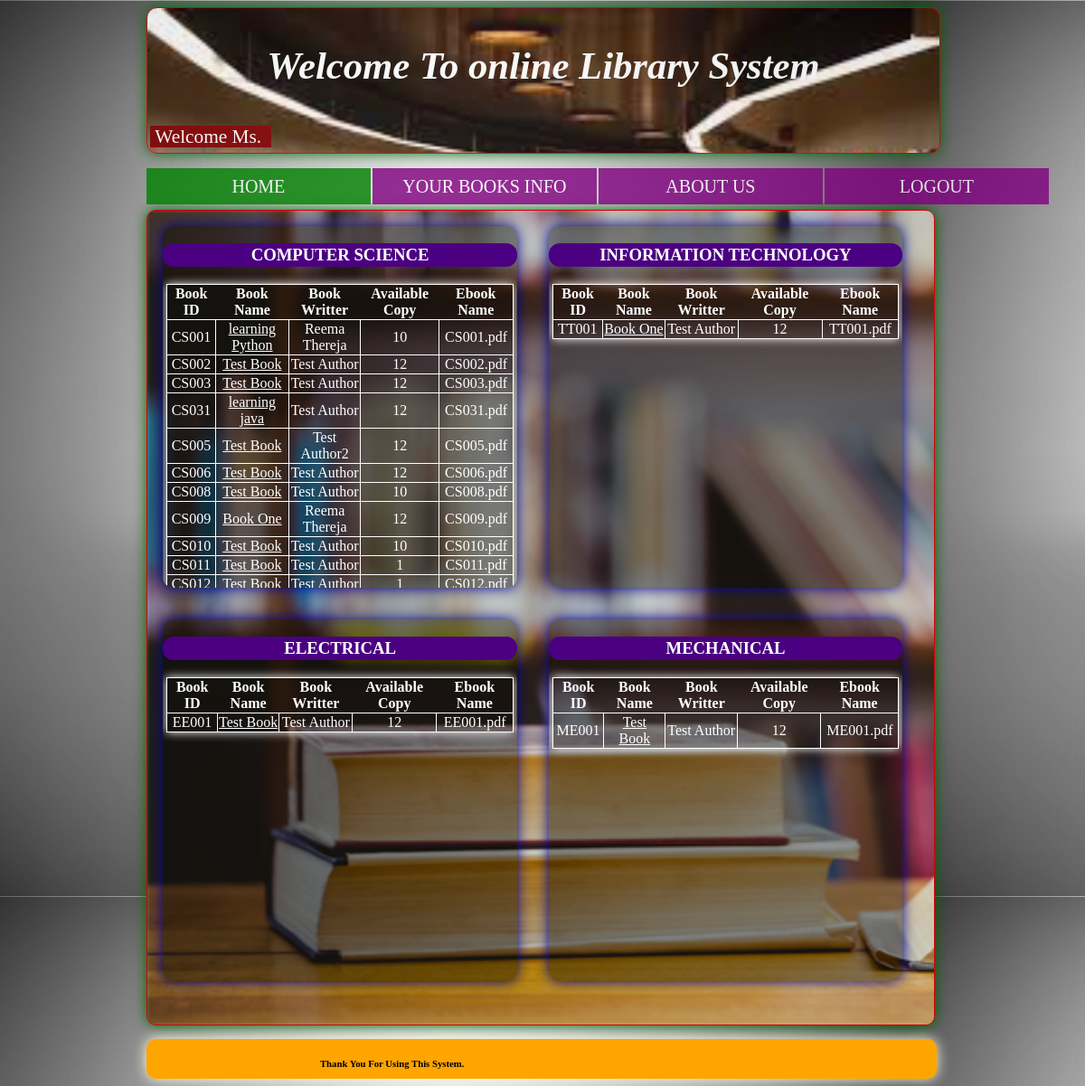
The app's page /sdb.php with its own data.
### tables this page shows
CREATE TABLE `book` (
  `b_id` varchar(255) NOT NULL,
  `booksname` varchar(50) NOT NULL,
  `authorname` varchar(50) NOT NULL,
  `copies` varchar(20) NOT NULL,
  `avl_cpy` int(100) NOT NULL,
  `dept` varchar(50) NOT NULL,
  `file_name` varchar(255) NOT NULL,
  `path` varchar(200) NOT NULL
);

### sdb.php (the view, shortened to what this page needs)
<?php include("conn.php");
$name=$_SESSION["sname"];
$gender=$_SESSION["sgender"];
?>
<!DOCTYPE html>
<html>
<head><title>Student_DashBoard</title></head>
<body>
  <div class="box">
   <table  style =" font-size:16pt"  align="center" width="100%" height="100%">
      <tr>
        <td style="color:white"><h1 align="center"><marquee><i>Welcome To online Library System</i>  </marquee></h1></td>
      </tr>
      <tr>
        <td ><mark style="color:white;background-color:maroon";> &nbsp;Welcome
            <?php if($gender=="m")
                {
                    echo "Mr. ";
                }
               else{
                echo "Ms. ";
               }
            ?><b><?php echo $name; ?> &nbsp;</b></mark></td>
      </tr>
    </table>
  </div>
  <div class="nav">
    <ul>
      <li><a style="background-color: green" href="sdb.php">HOME</a></li>
      <li><a href="sbooks.php">YOUR BOOKS INFO</a></li>
      <li><a href="aboutus.php">ABOUT US</a></li>
      <li><a href="index.php">LOGOUT</a></li>
    </ul>
<br><br>
</div>
  <div class="boxtwo" style="border-radius: 10px; width:73.5%; height:900px; margin-left:13%;margin-top:10px;background-color:white">
    <div class="box-cnt">
      <h3 class="box-cnt-h">COMPUTER SCIENCE</h3>
         <table class="box-table">
                <tr>
                    <th>Book ID</th>
                    <th>Book Name</th>
                    <th>Book Writter</th>
                    <th>Available Copy</th>
                    <th>Ebook Name</th>
                </tr>
            <?php  $data=mysqli_query($conn,"SELECT * FROM `book`");
	              while($row = mysqli_fetch_array($data))
	               {
                      if($row["dept"]=="cse"){
                        echo "<tr>";
                          $bookid_cse=$row["b_id"];
                          $lg1="<a href='view_book.php?id=$bookid_cse'>";
                        echo "<td>" ;echo $row["b_id"]; echo "</td>";
                        echo "<td>";echo "$lg1"; echo $row["booksname"]; echo "</a>"; echo "</td>";
                        echo "<td>"; echo $row["authorname"]; echo "</td>";
                        echo "<td>"; echo $row["avl_cpy"]; echo "</td>";
                        echo "<td>"; echo $row["file_name"]; echo "</td>";
                        echo "</tr>";
                      }
                    }
	            ?>
                </table>
    </div>
    <div class="box-cnt">
      <h3 class="box-cnt-h">INFORMATION TECHNOLOGY</h3>
        <table class="box-table">
                <tr>
                    <th>Book ID</th>
                    <th>Book Name</th>
                    <th>Book Writter</th>
                    <th>Available Copy</th>
                    <th>Ebook Name</th>
                </tr>
            <?php  $data=mysqli_query($conn,"SELECT * FROM `book`");
	              while($row = mysqli_fetch_array($data))
	               {
                      if($row["dept"]=="it"){
                        echo "<tr>";
                          $bookid_it=$row["b_id"];
                          $lg2="<a href='view_book.php?id=$bookid_it'>";
                        echo "<td>" ;echo $row["b_id"]; echo "</td>";
                        echo "<td>";echo "$lg2"; echo $row["booksname"]; echo "</a>"; echo "</td>";
                        echo "<td>"; echo $row["authorname"]; echo "</td>";
                        echo "<td>"; echo $row["avl_cpy"]; echo "</td>";
                        echo "<td>"; echo $row["file_name"]; echo "</td>";
                        echo "</tr>";
                      }
                    }
	            ?>
                </table>
    </div>
      <br/clear="all">
    <div class="box-cnt">
      <h3 class="box-cnt-h">ELECTRICAL</h3>
        <table class="box-table">
                <tr>
                    <th>Book ID</th>
                    <th>Book Name</th>
                    <th>Book Writter</th>
                    <th>Available Copy</th>
                    <th>Ebook Name</th>
                </tr>
            <?php  $data=mysqli_query($conn,"SELECT * FROM `book`");
	              while($row = mysqli_fetch_array($data))
	               {
                      if($row["dept"]=="ee"){
                        echo "<tr>";
                          $bookid_ee=$row["b_id"];
                          $lg3="<a href='view_book.php?id=$bookid_ee'>";
                        echo "<td>" ;echo $row["b_id"]; echo "</td>";
                        echo "<td>";echo "$lg3"; echo $row["booksname"]; echo "</a>"; echo "</td>";
                        echo "<td>"; echo $row["authorname"]; echo "</td>";
                        echo "<td>"; echo $row["avl_cpy"]; echo "</td>";
                        echo "<td>"; echo $row["file_name"]; echo "</td>";
                        echo "</tr>";
                      }
                    }
	            ?>
                </table>
    </div>
    <div class="box-cnt">
      <h3 class="box-cnt-h">MECHANICAL</h3>
        <table class="box-table">
                <tr>
                    <th>Book ID</th>
                    <th>Book Name</th>
                    <th>Book Writter</th>
                    <th>Available Copy</th>
                    <th>Ebook Name</th>
                </tr>
            <?php  $data=mysqli_query($conn,"SELECT * FROM `book`");
	              while($row = mysqli_fetch_array($data))
	               {
                      if($row["dept"]=="me"){
                        echo "<tr>";
                          $bookid_me=$row["b_id"];
                          $lg4="<a href='view_book.php?id=$bookid_me'>";
                        echo "<td>" ;echo $row["b_id"]; echo "</td>";
                        echo "<td>";echo "$lg4"; echo $row["booksname"]; echo "</a>"; echo "</td>";
                        echo "<td>"; echo $row["authorname"]; echo "</td>";
                        echo "<td>"; echo $row["avl_cpy"]; echo "</td>";
                        echo "<td>"; echo $row["file_name"]; echo "</td>";
                        echo "</tr>";
                      }
                    }
	            ?>
                </table>
    </div>
  </div>
      <div class="boxthree" style="background-color:orange;box-shadow:0px 0px 15px lightyellow;border:solid 2px orange;border-radius: 10px; width:73.5%; height:40px; margin-left:13%; margin-top:15px" >
        <marquee behavior="alternate" direction="right" loop="1" style="margin-right:38%" align="center"><h6 style="line-height:1px;">Thank You For Using This System.</h6></marquee>
      </div>
</body>
<html>

### sdb.php (style rules this page uses)
body { background-image: url("bay1.jpg"); }
.box { width:74%; height:160px; background-image: url("bay2.jpg"); background-size: cover; margin-left: 13%; opacity: .9; box-shadow:0px 0px 15px darkgreen; border-radius:12px; border:solid 1px #CF0403; }
.boxtwo { background-image: url("bay3.png"); background-size: cover; box-shadow:0px 0px 15px darkgreen; border:solid 1px #CF0403; }
ul { padding: 0 ; list-style: none; }
ul li { float: left; width: 248px; height: 40px; background-color: purple; opacity: .8; line-height: 40px; text-align: center; font-size: 20px; margin-right: 2px; }
ul li a { text-decoration: none; color: white; display: block; }
.nav { padding-left:13%; }
.box-cnt { box-shadow: 0px 0px 15px darkblue; background:rgba(0,0,0,0.38); float:left; border-radius:12px; overflow: auto; height:400px; width:45%; margin: 2% 2%; float: left; }
.box-cnt-h { color:white; text-align: center; padding-top:2px; padding-bottom: 2px; background:#4b0082; border-radius:12px; }
.box-table { color: white; text-align: center; border-collapse: collapse; margin:1%; box-shadow: 0px 0px 10px white; height: auto; }
.box-table td,tr { border: 1px solid white; }
a { color: white; }

### records on screen
book: b_id "CS001", booksname "learning Python", authorname "Reema Thereja", avl_cpy "10", file_name "CS001.pdf"
book: b_id "CS002", booksname "Test Book", authorname "Test Author", avl_cpy "12", file_name "CS002.pdf"
book: b_id "CS003", booksname "Test Book", authorname "Test Author", avl_cpy "12", file_name "CS003.pdf"
book: b_id "CS031", booksname "learning java", authorname "Test Author", avl_cpy "12", file_name "CS031.pdf"
book: b_id "CS005", booksname "Test Book", authorname "Test Author2", avl_cpy "12", file_name "CS005.pdf"
book: b_id "CS006", booksname "Test Book", authorname "Test Author", avl_cpy "12", file_name "CS006.pdf"
book: b_id "CS008", booksname "Test Book", authorname "Test Author", avl_cpy "10", file_name "CS008.pdf"
book: b_id "CS009", booksname "Book One", authorname "Reema Thereja", avl_cpy "12", file_name "CS009.pdf"
book: b_id "CS010", booksname "Test Book", authorname "Test Author", avl_cpy "10", file_name "CS010.pdf"
book: b_id "CS011", booksname "Test Book", authorname "Test Author", avl_cpy "1", file_name "CS011.pdf"
book: b_id "CS012", booksname "Test Book", authorname "Test Author", avl_cpy "1", file_name "CS012.pdf"
book: b_id "TT001", booksname "Book One", authorname "Test Author", avl_cpy "12", file_name "TT001.pdf"
book: b_id "EE001", booksname "Test Book", authorname "Test Author", avl_cpy "12", file_name "EE001.pdf"
book: b_id "ME001", booksname "Test Book", authorname "Test Author", avl_cpy "12", file_name "ME001.pdf"
